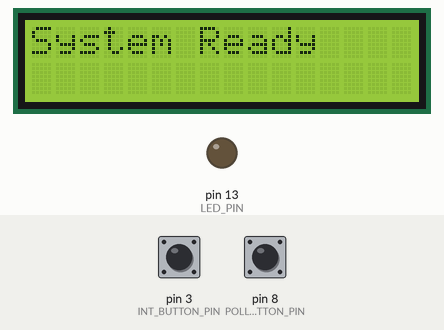
This sketch was run on a simulated Arduino Uno, built with avr-gcc and run on an emulated ATmega328P. Shown: 16×2 character LCD, output pins drawn as LEDs (lit = HIGH). Dashed ring = blinking. The test bench sets the inputs (shaded band); at power-on: pin 8 (POLL_BUTTON_PIN) HIGH, pin 3 (INT_BUTTON_PIN) HIGH. What the sketch prints to the serial monitor is not drawn.

Above: at 1.2 s.
1.3 s: pin 8 (POLL_BUTTON_PIN) pulled LOW for 0.15 s
At 3.8 s:
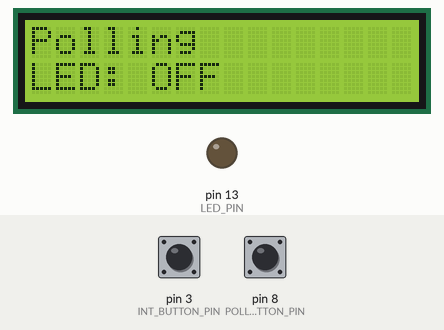
4.4 s: pin 3 (INT_BUTTON_PIN) pulled LOW for 0.15 s
At 6.0 s:
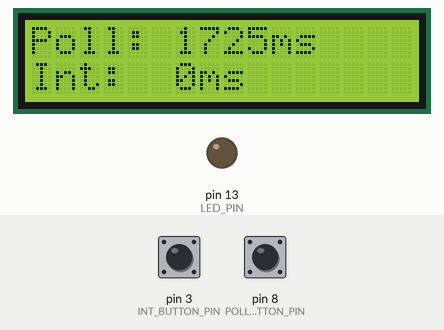
6.3 s: pin 3 (INT_BUTTON_PIN) pulled LOW for 1 s
At 7.07 s:
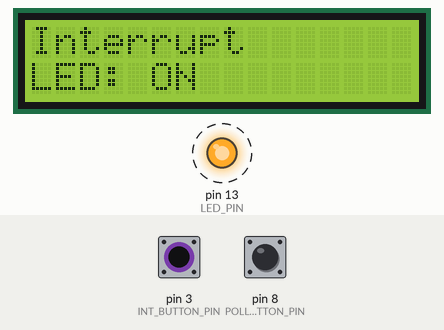
9.1 s: pin 8 (POLL_BUTTON_PIN) pulled LOW for 1 s
At 10.7 s:
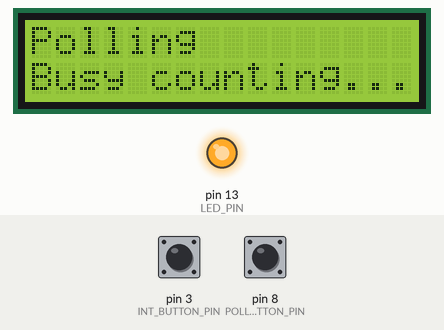
12.8 s: pin 8 (POLL_BUTTON_PIN) pulled LOW for 3.2 s
At 13.2 s:
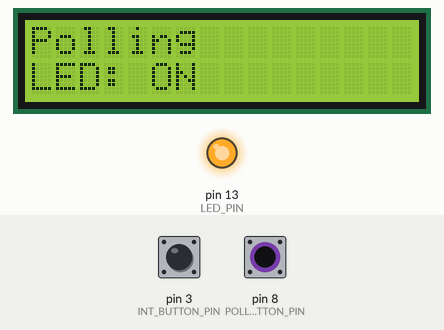
Timing chart, 0 to 16.0 s (numbered marks = the images above; inputs shaded):
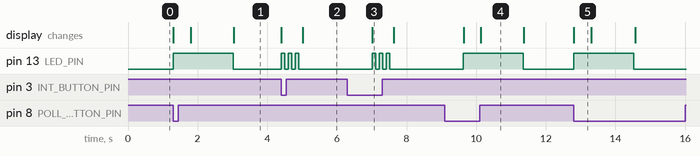

The sketch:

Polling_vs_Interrupt.ino
```cpp
#include <LiquidCrystal.h>

LiquidCrystal lcd_1(12, 11, 7, 6, 5, 4);

#define POLL_BUTTON_PIN 8
#define INT_BUTTON_PIN  3
#define LED_PIN         13

volatile bool interruptFlag = false;
unsigned long lastPollTime = 0;
unsigned long lastInterruptTime = 0;
const unsigned long DEBOUNCE_DELAY = 50;

// Timing variables to measure response time
unsigned long pollStartTime = 0;
unsigned long pollEndTime = 0;

unsigned long interruptStartTime = 0;
unsigned long interruptEndTime = 0;

void handleInterrupt() {
  if (digitalRead(INT_BUTTON_PIN) == LOW) {
    unsigned long now = millis();
    if (now - lastInterruptTime > DEBOUNCE_DELAY) {
      // Record interrupt start time
      interruptStartTime = millis();
      interruptFlag = true;
      lastInterruptTime = now;
    }
  }
}

void setup() {
  Serial.begin(9600);
  lcd_1.begin(16, 2);
  lcd_1.clear();
  lcd_1.print("System Ready");

  pinMode(POLL_BUTTON_PIN, INPUT_PULLUP);
  pinMode(INT_BUTTON_PIN, INPUT_PULLUP);
  pinMode(LED_PIN, OUTPUT);
  digitalWrite(LED_PIN, LOW);

  attachInterrupt(digitalPinToInterrupt(INT_BUTTON_PIN), handleInterrupt, FALLING);

  Serial.println("Ready - Polling vs Interrupt with Timer");
}

void loop() {
  // Polling button
  if (digitalRead(POLL_BUTTON_PIN) == LOW) {
    if (millis() - lastPollTime > DEBOUNCE_DELAY) {
      Serial.println("Polling Button Pressed!");

      // Record start time
      pollStartTime = millis();

      // Turn ON LED
      digitalWrite(LED_PIN, HIGH);
      updateLCD("Polling", true);

      // Keep LED ON for 500 ms
      delay(500);

      // Simulate long task (busy loop)
      Serial.println("Doing long task...");
      lcd_1.setCursor(0, 1);
      lcd_1.print("Busy counting...  ");
      for (volatile unsigned long i = 0; i < 500000; i++) {
        // Simulate CPU work
        if (interruptFlag) break; // allow interrupt to break loop
      }

      // Record end time for polling
      pollEndTime = millis();

      // Turn OFF LED
      digitalWrite(LED_PIN, LOW);
      updateLCD("Polling", false);

      // Print response time
      Serial.print("Polling Response Time: ");
      Serial.print(pollEndTime - pollStartTime);
      Serial.println(" ms");

      lastPollTime = millis();

      // Wait for button release
      while (digitalRead(POLL_BUTTON_PIN) == LOW);
    }
  }

  // Interrupt button
  if (interruptFlag) {
    interruptFlag = false;

    // Record end time
    interruptEndTime = millis();

    Serial.println("Interrupt Triggered!");

    updateLCD("Interrupt", true);
    blinkLED(3, 100);
    updateLCD("Interrupt", false);

    // Calculate and show interrupt response time
    unsigned long responseTime = interruptEndTime - interruptStartTime;

    Serial.print("Interrupt Response Time: ");
    Serial.print(responseTime);
    Serial.println(" ms");

    // Also show both times on LCD
    lcd_1.clear();
    lcd_1.setCursor(0, 0);
    lcd_1.print("Poll: ");
    lcd_1.print(pollEndTime - pollStartTime);
    lcd_1.print("ms");

    lcd_1.setCursor(0, 1);
    lcd_1.print("Int:  ");
    lcd_1.print(responseTime);
    lcd_1.print("ms");

    delay(2000); // Wait to read times
  }
}

void blinkLED(int times, int delayTime) {
  for (int i = 0; i < times; i++) {
    digitalWrite(LED_PIN, HIGH);
    delay(delayTime);
    digitalWrite(LED_PIN, LOW);
    delay(delayTime);
  }
}

void updateLCD(const char* method, bool state) {
  lcd_1.clear();
  lcd_1.setCursor(0, 0);
  lcd_1.print(method);
  lcd_1.setCursor(0, 1);
  lcd_1.print("LED: ");
  lcd_1.print(state ? "ON " : "OFF");
}
```

Measured:
- after the input at 1.3 s, pin 13 (LED_PIN): LOW → HIGH at once, → LOW 1.7 s later; the display: first changes at once (image 1 shows a later state)
- after the input at 4.4 s, pin 13 (LED_PIN): alternates HIGH for 0.10 s and LOW for 0.10 s, 6 changes in all, then stays LOW, starting at once; the display: first changes at once (image 2 shows a later state)
- after the input at 6.3 s, pin 13 (LED_PIN): alternates HIGH for 0.10 s and LOW for 0.10 s, 6 changes in all, then stays LOW, starting after 0.72 s; the display: changes after 0.72 s (image 3)
- after the input at 9.1 s, pin 13 (LED_PIN): LOW → HIGH after 0.53 s, → LOW 1.7 s later; the display: first changes after 0.54 s (image 4 shows a later state)
- after the input at 12.8 s, pin 13 (LED_PIN): LOW → HIGH at once, → LOW 1.7 s later; the display: changes at once (image 5)
- what the display in image 4 shows lasts 1.3 s, from 10.1 s to 11.4 s
- what the display in image 5 shows lasts 0.5 s, from 12.8 s to 13.3 s
